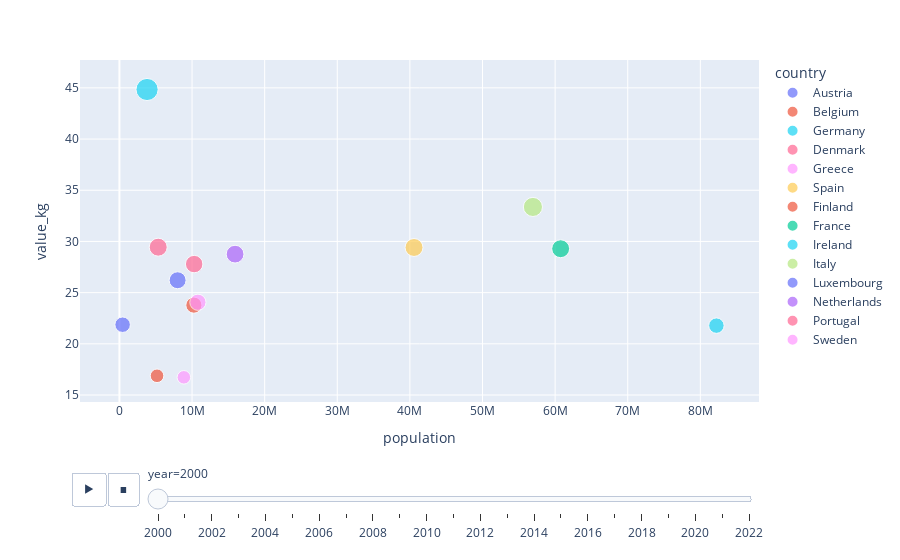

Notebook source saved alongside this figure:
### Code cell
fig = px.scatter(plastic_pop_eu, x="population", y="value_kg", color="country",
                 size='value_kg', 
                 animation_frame="year",
                 )
fig.show()

### Figure 1 — Plotly figure (JSON) as saved in the notebook; plotly's stock layout.template omitted (floating-point values rounded to 4 significant figures)
{"data": [{"hovertemplate": "country=Austria<br>year=2000<br>population=%{x}<br>value_kg=%{marker.size}<extra></extra>", "legendgroup": "Austria", "marker": {"color": "#636efa", "size": [26.21], "sizemode": "area", "sizeref": 0.1824, "symbol": "circle"}, "mode": "markers", "name": "Austria", "orientation": "v", "showlegend": true, "type": "scatter", "x": [8012000.0], "xaxis": "x", "y": [26.21], "yaxis": "y"}, {"hovertemplate": "country=Belgium<br>year=2000<br>population=%{x}<br>value_kg=%{marker.size}<extra></extra>", "legendgroup": "Belgium", "marker": {"color": "#EF553B", "size": [23.78], "sizemode": "area", "sizeref": 0.1824, "symbol": "circle"}, "mode": "markers", "name": "Belgium", "orientation": "v", "showlegend": true, "type": "scatter", "x": [10250000.0], "xaxis": "x", "y": [23.78], "yaxis": "y"}, {"hovertemplate": "country=Germany<br>year=2000<br>population=%{x}<br>value_kg=%{marker.size}<extra></extra>", "legendgroup": "Germany", "marker": {"color": "#19d3f3", "size": [21.78], "sizemode": "area", "sizeref": 0.1824, "symbol": "circle"}, "mode": "markers", "name": "Germany", "orientation": "v", "showlegend": true, "type": "scatter", "x": [82210000.0], "xaxis": "x", "y": [21.78], "yaxis": "y"}, {"hovertemplate": "country=Denmark<br>year=2000<br>population=%{x}<br>value_kg=%{marker.size}<extra></extra>", "legendgroup": "Denmark", "marker": {"color": "#FF6692", "size": [29.44], "sizemode": "area", "sizeref": 0.1824, "symbol": "circle"}, "mode": "markers", "name": "Denmark", "orientation": "v", "showlegend": true, "type": "scatter", "x": [5340000.0], "xaxis": "x", "y": [29.44], "yaxis": "y"}, {"hovertemplate": "country=Greece<br>year=2000<br>population=%{x}<br>value_kg=%{marker.size}<extra></extra>", "legendgroup": "Greece", "marker": {"color": "#FF97FF", "size": [24.06], "sizemode": "area", "sizeref": 0.1824, "symbol": "circle"}, "mode": "markers", "name": "Greece", "orientation": "v", "showlegend": true, "type": "scatter", "x": [10810000.0], "xaxis": "x", "y": [24.06], "yaxis": "y"}, {"hovertemplate": "country=Spain<br>year=2000<br>population=%{x}<br>value_kg=%{marker.size}<extra></extra>", "legendgroup": "Spain", "marker": {"color": "#FECB52", "size": [29.41], "sizemode": "area", "sizeref": 0.1824, "symbol": "circle"}, "mode": "markers", "name": "Spain", "orientation": "v", "showlegend": true, "type": "scatter", "x": [40570000.0], "xaxis": "x", "y": [29.41], "yaxis": "y"}, {"hovertemplate": "country=Finland<br>year=2000<br>population=%{x}<br>value_kg=%{marker.size}<extra></extra>", "legendgroup": "Finland", "marker": {"color": "#EF553B", "size": [16.88], "sizemode": "area", "sizeref": 0.1824, "symbol": "circle"}, "mode": "markers", "name": "Finland", "orientation": "v", "showlegend": true, "type": "scatter", "x": [5176000.0], "xaxis": "x", "y": [16.88], "yaxis": "y"}, {"hovertemplate": "country=France<br>year=2000<br>population=%{x}<br>value_kg=%{marker.size}<extra></extra>", "legendgroup": "France", "marker": {"color": "#00cc96", "size": [29.29], "sizemode": "area", "sizeref": 0.1824, "symbol": "circle"}, "mode": "markers", "name": "France", "orientation": "v", "showlegend": true, "type": "scatter", "x": [60760000.0], "xaxis": "x", "y": [29.29], "yaxis": "y"}, {"hovertemplate": "country=Ireland<br>year=2000<br>population=%{x}<br>value_kg=%{marker.size}<extra></extra>", "legendgroup": "Ireland", "marker": {"color": "#19d3f3", "size": [44.84], "sizemode": "area", "sizeref": 0.1824, "symbol": "circle"}, "mode": "markers", "name": "Ireland", "orientation": "v", "showlegend": true, "type": "scatter", "x": [3805000.0], "xaxis": "x", "y": [44.84], "yaxis": "y"}, {"hovertemplate": "country=Italy<br>year=2000<br>population=%{x}<br>value_kg=%{marker.size}<extra></extra>", "legendgroup": "Italy", "marker": {"color": "#B6E880", "size": [33.37], "sizemode": "area", "sizeref": 0.1824, "symbol": "circle"}, "mode": "markers", "name": "Italy", "orientation": "v", "showlegend": true, "type": "scatter", "x": [56940000.0], "xaxis": "x", "y": [33.37], "yaxis": "y"}, {"hovertemplate": "country=Luxembourg<br>year=2000<br>population=%{x}<br>value_kg=%{marker.size}<extra></extra>", "legendgroup": "Luxembourg", "marker": {"color": "#636efa", "size": [21.87], "sizemode": "area", "sizeref": 0.1824, "symbol": "circle"}, "mode": "markers", "name": "Luxembourg", "orientation": "v", "showlegend": true, "type": "scatter", "x": [436300.0], "xaxis": "x", "y": [21.87], "yaxis": "y"}, {"hovertemplate": "country=Netherlands<br>year=2000<br>population=%{x}<br>value_kg=%{marker.size}<extra></extra>", "legendgroup": "Netherlands", "marker": {"color": "#ab63fa", "size": [28.76], "sizemode": "area", "sizeref": 0.1824, "symbol": "circle"}, "mode": "markers", "name": "Netherlands", "orientation": "v", "showlegend": true, "type": "scatter", "x": [15930000.0], "xaxis": "x", "y": [28.76], "yaxis": "y"}, {"hovertemplate": "country=Portugal<br>year=2000<br>population=%{x}<br>value_kg=%{marker.size}<extra></extra>", "legendgroup": "Portugal", "marker": {"color": "#FF6692", "size": [27.79], "sizemode": "area", "sizeref": 0.1824, "symbol": "circle"}, "mode": "markers", "name": "Portugal", "orientation": "v", "showlegend": true, "type": "scatter", "x": [10290000.0], "xaxis": "x", "y": [27.79], "yaxis": "y"}, {"hovertemplate": "country=Sweden<br>year=2000<br>population=%{x}<br>value_kg=%{marker.size}<extra></extra>", "legendgroup": "Sweden", "marker": {"color": "#FF97FF", "size": [16.73], "sizemode": "area", "sizeref": 0.1824, "symbol": "circle"}, "mode": "markers", "name": "Sweden", "orientation": "v", "showlegend": true, "type": "scatter", "x": [8872000.0], "xaxis": "x", "y": [16.73], "yaxis": "y"}], "layout": {"legend": {"itemsizing": "constant", "title": {"text": "country"}, "tracegroupgap": 0}, "margin": {"t": 60}, "sliders": [{"active": 0, "currentvalue": {"prefix": "year="}, "len": 0.9, "pad": {"b": 10, "t": 60}, "steps": [{"args": [["2000"], {"frame": {"duration": 0, "redraw": false}, "fromcurrent": true, "mode": "immediate", "transition": {"duration": 0, "easing": "linear"}}], "label": "2000", "method": "animate"}, {"args": [["2001"], {"frame": {"duration": 0, "redraw": false}, "fromcurrent": true, "mode": "immediate", "transition": {"duration": 0, "easing": "linear"}}], "label": "2001", "method": "animate"}, {"args": [["2002"], {"frame": {"duration": 0, "redraw": false}, "fromcurrent": true, "mode": "immediate", "transition": {"duration": 0, "easing": "linear"}}], "label": "2002", "method": "animate"}, {"args": [["2003"], {"frame": {"duration": 0, "redraw": false}, "fromcurrent": true, "mode": "immediate", "transition": {"duration": 0, "easing": "linear"}}], "label": "2003", "method": "animate"}, {"args": [["2004"], {"frame": {"duration": 0, "redraw": false}, "fromcurrent": true, "mode": "immediate", "transition": {"duration": 0, "easing": "linear"}}], "label": "2004", "method": "animate"}, {"args": [["2005"], {"frame": {"duration": 0, "redraw": false}, "fromcurrent": true, "mode": "immediate", "transition": {"duration": 0, "easing": "linear"}}], "label": "2005", "method": "animate"}, {"args": [["2006"], {"frame": {"duration": 0, "redraw": false}, "fromcurrent": true, "mode": "immediate", "transition": {"duration": 0, "easing": "linear"}}], "label": "2006", "method": "animate"}, {"args": [["2007"], {"frame": {"duration": 0, "redraw": false}, "fromcurrent": true, "mode": "immediate", "transition": {"duration": 0, "easing": "linear"}}], "label": "2007", "method": "animate"}, {"args": [["2008"], {"frame": {"duration": 0, "redraw": false}, "fromcurrent": true, "mode": "immediate", "transition": {"duration": 0, "easing": "linear"}}], "label": "2008", "method": "animate"}, {"args": [["2009"], {"frame": {"duration": 0, "redraw": false}, "fromcurrent": true, "mode": "immediate", "transition": {"duration": 0, "easing": "linear"}}], "label": "2009", "method": "animate"}, {"args": [["2010"], {"frame": {"duration": 0, "redraw": false}, "fromcurrent": true, "mode": "immediate", "transition": {"duration": 0, "easing": "linear"}}], "label": "2010", "method": "animate"}, {"args": [["2011"], {"frame": {"duration": 0, "redraw": false}, "fromcurrent": true, "mode": "immediate", "transition": {"duration": 0, "easing": "linear"}}], "label": "2011", "method": "animate"}, {"args": [["2012"], {"frame": {"duration": 0, "redraw": false}, "fromcurrent": true, "mode": "immediate", "transition": {"duration": 0, "easing": "linear"}}], "label": "2012", "method": "animate"}, {"args": [["2013"], {"frame": {"duration": 0, "redraw": false}, "fromcurrent": true, "mode": "immediate", "transition": {"duration": 0, "easing": "linear"}}], "label": "2013", "method": "animate"}, {"args": [["2014"], {"frame": {"duration": 0, "redraw": false}, "fromcurrent": true, "mode": "immediate", "transition": {"duration": 0, "easing": "linear"}}], "label": "2014", "method": "animate"}, {"args": [["2015"], {"frame": {"duration": 0, "redraw": false}, "fromcurrent": true, "mode": "immediate", "transition": {"duration": 0, "easing": "linear"}}], "label": "2015", "method": "animate"}, {"args": [["2016"], {"frame": {"duration": 0, "redraw": false}, "fromcurrent": true, "mode": "immediate", "transition": {"duration": 0, "easing": "linear"}}], "label": "2016", "method": "animate"}, {"args": [["2017"], {"frame": {"duration": 0, "redraw": false}, "fromcurrent": true, "mode": "immediate", "transition": {"duration": 0, "easing": "linear"}}], "label": "2017", "method": "animate"}, {"args": [["2018"], {"frame": {"duration": 0, "redraw": false}, "fromcurrent": true, "mode": "immediate", "transition": {"duration": 0, "easing": "linear"}}], "label": "2018", "method": "animate"}, {"args": [["2019"], {"frame": {"duration": 0, "redraw": false}, "fromcurrent": true, "mode": "immediate", "transition": {"duration": 0, "easing": "linear"}}], "label": "2019", "method": "animate"}, {"args": [["2020"], {"frame": {"duration": 0, "redraw": false}, "fromcurrent": true, "mode": "immediate", "transition": {"duration": 0, "easing": "linear"}}], "label": "2020", "method": "animate"}, {"args": [["2021"], {"frame": {"duration": 0, "redraw": false}, "fromcurrent": true, "mode": "immediate", "transition": {"duration": 0, "easing": "linear"}}], "label": "2021", "method": "animate"}, {"args": [["2022"], {"frame": {"duration": 0, "redraw": false}, "fromcurrent": true, "mode": "immediate", "transition": {"duration": 0, "easing": "linear"}}], "label": "2022", "method": "animate"}], "x": 0.1, "xanchor": "left", "y": 0, "yanchor": "top"}], "updatemenus": [{"buttons": [{"args": [null, {"frame": {"duration": 500, "redraw": false}, "fromcurrent": true, "mode": "immediate", "transition": {"duration": 500, "easing": "linear"}}], "label": "&#9654;", "method": "animate"}, {"args": [[null], {"frame": {"duration": 0, "redraw": false}, "fromcurrent": true, "mode": "immediate", "transition": {"duration": 0, "easing": "linear"}}], "label": "&#9724;", "method": "animate"}], "direction": "left", "pad": {"r": 10, "t": 70}, "showactive": false, "type": "buttons", "x": 0.1, "xanchor": "right", "y": 0, "yanchor": "top"}], "xaxis": {"anchor": "y", "domain": [0, 1], "title": {"text": "population"}}, "yaxis": {"anchor": "x", "domain": [0, 1], "title": {"text": "value_kg"}}}}
